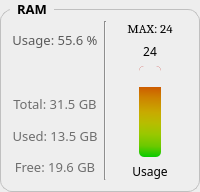
          <widget class="QGroupBox" name="ramGroupbox">
           <property name="sizePolicy">
            <sizepolicy hsizetype="Minimum" vsizetype="Minimum">
             <horstretch>0</horstretch>
             <verstretch>0</verstretch>
            </sizepolicy>
           </property>
           <property name="font">
            <font>
             <family>Segoe Script</family>
             <pointsize>10</pointsize>
             <weight>75</weight>
             <bold>true</bold>
            </font>
           </property>
           <property name="styleSheet">
            <string notr="true">QGroupBox {
    border: 1px solid silver;
    border-radius: 12px;
    margin-top: 9px;
	background-color: rgb(238, 238, 238);
}

QGroupBox::title {
    subcontrol-origin: margin;
    left: 10px;
    padding: 0px 5px 0px 5px;
}</string>
           </property>
           <property name="title">
            <string>RAM</string>
           </property>
           <layout class="QGridLayout" name="gridLayout_20">
            <property name="sizeConstraint">
             <enum>QLayout::SetMinimumSize</enum>
            </property>
            <item row="0" column="0">
             <layout class="QHBoxLayout" name="horizontalLayout_10">
              <property name="sizeConstraint">
               <enum>QLayout::SetMinimumSize</enum>
              </property>
              <item>
               <layout class="QVBoxLayout" name="verticalLayout_16">
                <property name="sizeConstraint">
                 <enum>QLayout::SetMinimumSize</enum>
                </property>
                <property name="topMargin">
                 <number>6</number>
                </property>
                <item>
                 <widget class="QLabel" name="ramUsage">
                  <property name="font">
                   <font>
                    <family>Unispace</family>
                    <pointsize>10</pointsize>
                   </font>
                  </property>
                  <property name="styleSheet">
                   <string notr="true">background-color: rgba(238, 238, 238, 0);color: rgb(90, 90, 90);</string>
                  </property>
                  <property name="text">
                   <string>Usage: 55.6 %</string>
                  </property>
                  <property name="alignment">
                   <set>Qt::AlignCenter</set>
                  </property>
                 </widget>
                </item>
                <item>
                 <spacer name="ramSpacer">
                  <property name="orientation">
                   <enum>Qt::Vertical</enum>
                  </property>
                  <property name="sizeType">
                   <enum>QSizePolicy::Fixed</enum>
                  </property>
                  <property name="sizeHint" stdset="0">
                   <size>
                    <width>1</width>
                    <height>32</height>
                   </size>
                  </property>
                 </spacer>
                </item>
                <item>
                 <widget class="QLabel" name="ramTotal">
                  <property name="font">
                   <font>
                    <family>Unispace</family>
                    <pointsize>10</pointsize>
                   </font>
                  </property>
                  <property name="styleSheet">
                   <string notr="true">background-color: rgba(238, 238, 238, 0);color: rgb(110, 110, 110);</string>
                  </property>
                  <property name="text">
                   <string>Total: 31.5 GB</string>
                  </property>
                  <property name="alignment">
                   <set>Qt::AlignCenter</set>
                  </property>
                 </widget>
                </item>
                <item>
                 <widget class="QLabel" name="ramUsed">
                  <property name="font">
                   <font>
                    <family>Unispace</family>
                    <pointsize>10</pointsize>
                   </font>
                  </property>
                  <property name="styleSheet">
                   <string notr="true">background-color: rgba(238, 238, 238, 0);color: rgb(110, 110, 110);</string>
                  </property>
                  <property name="text">
                   <string>Used: 13.5 GB</string>
                  </property>
                  <property name="alignment">
                   <set>Qt::AlignCenter</set>
                  </property>
                 </widget>
                </item>
                <item>
                 <widget class="QLabel" name="ramFree">
                  <property name="font">
                   <font>
                    <family>Unispace</family>
                    <pointsize>10</pointsize>
                   </font>
                  </property>
                  <property name="styleSheet">
                   <string notr="true">background-color: rgba(238, 238, 238, 0);color: rgb(110, 110, 110);</string>
                  </property>
                  <property name="text">
                   <string>Free: 19.6 GB</string>
                  </property>
                  <property name="alignment">
                   <set>Qt::AlignCenter</set>
                  </property>
                 </widget>
                </item>
               </layout>
              </item>
              <item>
               <widget class="Line" name="line">
                <property name="minimumSize">
                 <size>
                  <width>2</width>
                  <height>0</height>
                 </size>
                </property>
                <property name="maximumSize">
                 <size>
                  <width>2</width>
                  <height>16777215</height>
                 </size>
                </property>
                <property name="styleSheet">
                 <string notr="true">background-color: rgb(213, 213, 213);</string>
                </property>
                <property name="orientation">
                 <enum>Qt::Vertical</enum>
                </property>
               </widget>
              </item>
              <item>
               <layout class="QVBoxLayout" name="verticalLayout_19">
                <property name="sizeConstraint">
                 <enum>QLayout::SetMinimumSize</enum>
                </property>
                <item>
                 <widget class="QLabel" name="ramusagemaxPercent">
                  <property name="font">
                   <font>
                    <family>Cambria</family>
                    <pointsize>10</pointsize>
                   </font>
                  </property>
                  <property name="styleSheet">
                   <string notr="true">background-color: rgba(238, 238, 238, 0);</string>
                  </property>
                  <property name="text">
                   <string>MAX: 24</string>
                  </property>
                  <property name="alignment">
                   <set>Qt::AlignCenter</set>
                  </property>
                 </widget>
                </item>
                <item>
                 <widget class="QLabel" name="ramusagePercent">
                  <property name="font">
                   <font>
                    <family>Sitka Banner Semibold</family>
                   </font>
                  </property>
                  <property name="styleSheet">
                   <string notr="true">background-color: rgba(238, 238, 238, 0);</string>
                  </property>
                  <property name="text">
                   <string>24</string>
                  </property>
                  <property name="alignment">
                   <set>Qt::AlignCenter</set>
                  </property>
                 </widget>
                </item>
                <item>
                 <layout class="QHBoxLayout" name="horizontalLayout_12">
                  <property name="sizeConstraint">
                   <enum>QLayout::SetMinimumSize</enum>
                  </property>
                  <item>
                   <widget class="QProgressBar" name="ramusageChart">
                    <property name="styleSheet">
                     <string notr="true">QProgressBar
{
border: 0px solid grey;
border-radius: 5px;
background-color: qlineargradient(spread:pad, x1:0.482, y1:0, x2:0.472, y2:1, stop:0 rgba(193, 0, 0, 255), stop:0.120603 rgba(200, 62, 0, 255), stop:0.241206 rgba(205, 95, 0, 255), stop:0.346734 rgba(205, 130, 0, 255), stop:0.507538 rgba(200, 170, 0, 255), stop:0.628141 rgba(183, 189, 0, 255), stop:0.748744 rgba(153, 200, 0, 255), stop:0.879397 rgba(107, 201, 0, 255), stop:1 rgba(8, 203, 0, 255));
}
QProgressBar::chunk 
{
background-color: rgb(238, 238, 238);
border-top-left-radius :5px;
border-top-right-radius :5px;
}    </string>
                    </property>
                    <property name="value">
                     <number>24</number>
                    </property>
                    <property name="alignment">
                     <set>Qt::AlignCenter</set>
                    </property>
                    <property name="textVisible">
                     <bool>false</bool>
                    </property>
                    <property name="orientation">
                     <enum>Qt::Vertical</enum>
                    </property>
                    <property name="invertedAppearance">
                     <bool>true</bool>
                    </property>
                   </widget>
                  </item>
                 </layout>
                </item>
                <item>
                 <widget class="QLabel" name="usageLabel3">
                  <property name="font">
                   <font>
                    <family>Nirmala UI Semilight</family>
                    <pointsize>9</pointsize>
                   </font>
                  </property>
                  <property name="styleSheet">
                   <string notr="true">background-color: rgba(238, 238, 238, 0);</string>
                  </property>
                  <property name="text">
                   <string>Usage</string>
                  </property>
                  <property name="alignment">
                   <set>Qt::AlignCenter</set>
                  </property>
                 </widget>
                </item>
               </layout>
              </item>
             </layout>
            </item>
           </layout>
          </widget>
